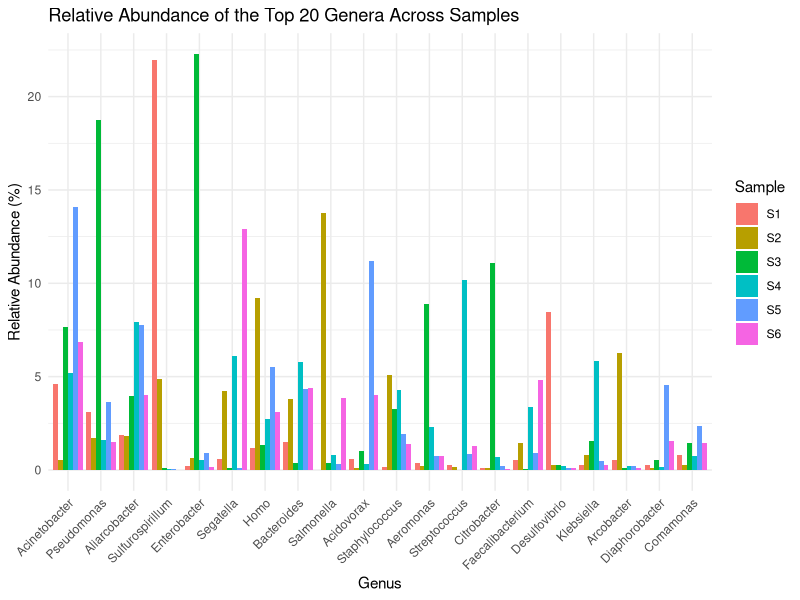
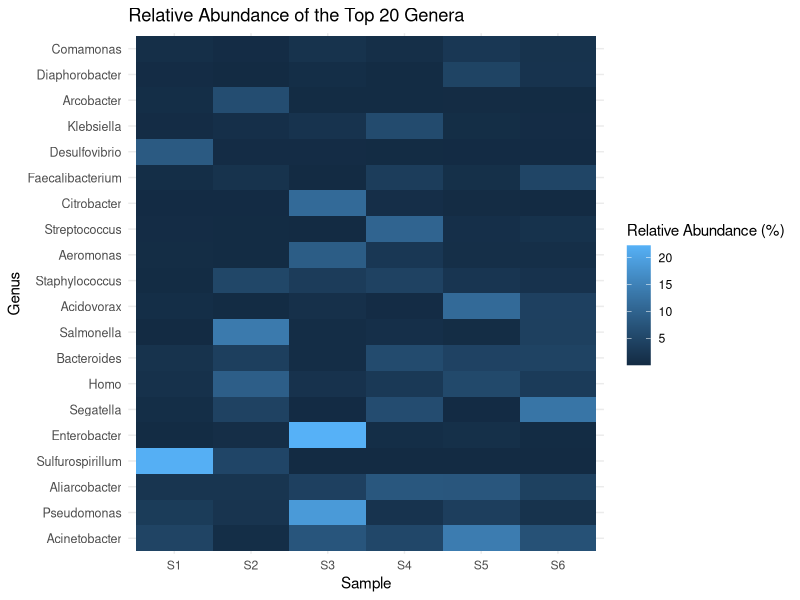

These figures' R source, in order:
# Relative abundance analysis
# Hospital wastewater metagenomics project

# Load packages
library(dplyr)
library(tidyr)
library(ggplot2)

# Read genus-level abundance table
genus_abundance <- read.delim(
  "genus_abundance.tsv",
  header = TRUE,
  sep = "\t",
  check.names = FALSE
)

# Convert abundance counts to relative abundance (%)
relative_abundance <- genus_abundance %>%
  mutate(
    across(
      S1:S6,
      ~ .x / sum(.x) * 100
    )
  )

# Convert to long format
relative_long <- relative_abundance %>%
  pivot_longer(
    cols = S1:S6,
    names_to = "Sample",
    values_to = "Relative_Abundance"
  )

# Identify the top 20 genera based on mean abundance
top20_all <- relative_long %>%
  group_by(Genus) %>%
  summarise(
    Mean_Abundance = mean(Relative_Abundance),
    .groups = "drop"
  ) %>%
  arrange(desc(Mean_Abundance)) %>%
  slice_head(n = 20)

# Keep the top 20 genera
top20_long <- relative_long %>%
  semi_join(top20_all, by = "Genus")

# Order genera by mean abundance
top20_long <- top20_long %>%
  mutate(
    Genus = factor(
      Genus,
      levels = top20_all$Genus
    )
  )

# Top-20 grouped bar plot
png(
  "results/top20_relative_abundance.png",
  width = 1600,
  height = 1000,
  res = 150
)

ggplot(
  top20_long,
  aes(
    x = Genus,
    y = Relative_Abundance,
    fill = Sample
  )
) +
  geom_col(position = "dodge") +
  labs(
    title = "Relative Abundance of the Top 20 Genera Across Samples",
    x = "Genus",
    y = "Relative Abundance (%)"
  ) +
  theme_minimal() +
  theme(
    axis.text.x = element_text(
      angle = 45,
      hjust = 1
    )
  )

dev.off()

# Top-20 heatmap
png(
  "results/top20_relative_abundance_heatmap.png",
  width = 1400,
  height = 1200,
  res = 150
)

ggplot(
  top20_long,
  aes(
    x = Sample,
    y = Genus,
    fill = Relative_Abundance
  )
) +
  geom_tile() +
  labs(
    title = "Relative Abundance of the Top 20 Genera",
    x = "Sample",
    y = "Genus",
    fill = "Relative Abundance (%)"
  ) +
  theme_minimal() +
  theme(
    axis.text.y = element_text(size = 9)
  )

dev.off()
